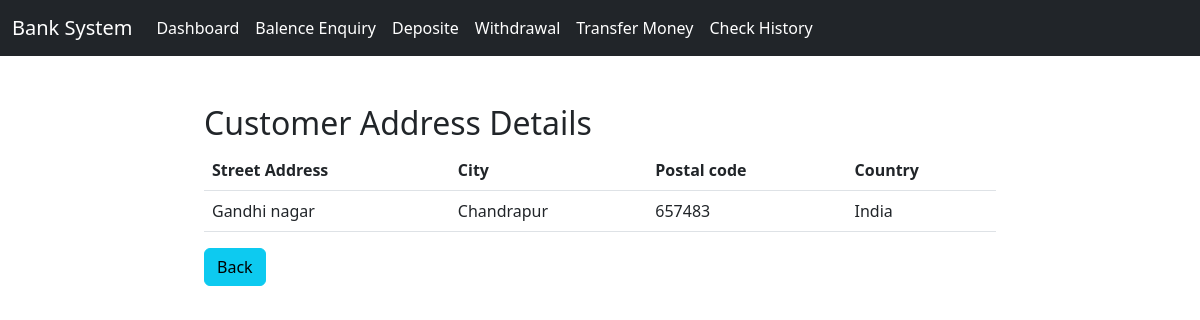
The app's page /accounts/customeraddressdetails/5/ with its own data.
### accounts/models.py (models this page shows)
class UserAddress(models.Model):
    user = models.OneToOneField(User,on_delete=models.CASCADE)
    street_address = models.CharField(max_length=100)
    city = models.CharField(max_length=100)
    postal_code = models.PositiveIntegerField()
    country = models.CharField(max_length=100)

### accounts/views.py (the view)
# urls.py: path('customeraddressdetails/<int:pk>/',views.CustomerAddressDetails.as_view(),name='customeraddressdetails'),
class CustomerAddressDetails(DetailView):
    model = UserAddress
    template_name = 'accounts/customeraddressdetails.html'
    context_object_name = 'details'

### accounts/templates/accounts/customeraddressdetails.html (shortened to what this page needs)
{% extends 'accounts/base.html' %}
{% block content %}
<form action="" method="POST">
    <div class="row">
        <div class="col-sm-2 mt-3"></div>
        <div class='col-sm-8 mt-5'>
            <h2>Customer Address Details</h2>
                <table class="table">
                    <thead>
                      <tr>
                        <th scope="col">Street Address</th>
                        <th scope="col">City</th>
                        <th scope="col">Postal code</th>
                        <th scope="col">Country</th>
                      </tr>
                    </thead>
                    <tbody>
                      <tr>
                        <td>{{details.street_address}}</td>
                        <td>{{details.city}}</td>
                        <td>{{details.postal_code}}</td>
                        <td>{{details.country}}</td>
                      </tr>
                    </tbody>
                </table>
                <a class="btn btn-info" href="{% url 'details' %}">Back</a>
        </div>
    </div>
</form>
{% endblock content %}

### records on screen
UserAddress: street_address "Gandhi nagar", city "Chandrapur", postal_code "657483", country "India"
